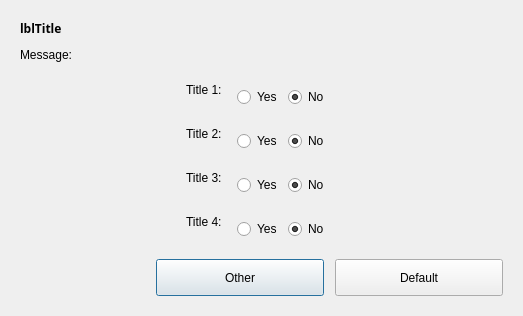
<?xml version="1.0" encoding="UTF-8"?>
<ui version="4.0">
 <class>Dialog</class>
 <widget class="QDialog" name="Dialog">
  <property name="geometry">
   <rect>
    <x>0</x>
    <y>0</y>
    <width>523</width>
    <height>316</height>
   </rect>
  </property>
  <property name="windowTitle">
   <string>Dialog</string>
  </property>
  <property name="autoFillBackground">
   <bool>false</bool>
  </property>
  <layout class="QVBoxLayout" name="verticalLayout_2">
   <item>
    <widget class="QFrame" name="frContainer">
     <property name="frameShape">
      <enum>QFrame::NoFrame</enum>
     </property>
     <property name="frameShadow">
      <enum>QFrame::Raised</enum>
     </property>
     <layout class="QVBoxLayout" name="verticalLayout">
      <property name="spacing">
       <number>6</number>
      </property>
      <item>
       <layout class="QHBoxLayout" name="DialogTitle">
        <property name="bottomMargin">
         <number>5</number>
        </property>
        <item>
         <widget class="QLabel" name="lblTitle">
          <property name="sizePolicy">
           <sizepolicy hsizetype="Preferred" vsizetype="Preferred">
            <horstretch>0</horstretch>
            <verstretch>0</verstretch>
           </sizepolicy>
          </property>
          <property name="maximumSize">
           <size>
            <width>16777215</width>
            <height>45</height>
           </size>
          </property>
          <property name="font">
           <font>
            <family>Century Gothic</family>
            <weight>75</weight>
            <bold>true</bold>
           </font>
          </property>
          <property name="text">
           <string>lblTitle</string>
          </property>
         </widget>
        </item>
       </layout>
      </item>
      <item>
       <widget class="QLabel" name="lblMessage">
        <property name="text">
         <string>Message:</string>
        </property>
        <property name="margin">
         <number>2</number>
        </property>
       </widget>
      </item>
      <item>
       <layout class="QHBoxLayout" name="horizontalLayout">
        <property name="topMargin">
         <number>10</number>
        </property>
        <item>
         <spacer name="ContentRightSpacer_2">
          <property name="orientation">
           <enum>Qt::Horizontal</enum>
          </property>
          <property name="sizeHint" stdset="0">
           <size>
            <width>40</width>
            <height>20</height>
           </size>
          </property>
         </spacer>
        </item>
        <item>
         <layout class="QFormLayout" name="formLayout">
          <property name="fieldGrowthPolicy">
           <enum>QFormLayout::AllNonFixedFieldsGrow</enum>
          </property>
          <property name="labelAlignment">
           <set>Qt::AlignRight|Qt::AlignTrailing|Qt::AlignVCenter</set>
          </property>
          <item row="0" column="0">
           <widget class="QLabel" name="lblTitle1">
            <property name="text">
             <string>Title 1:</string>
            </property>
           </widget>
          </item>
          <item row="1" column="0">
           <widget class="QLabel" name="lblTitle2">
            <property name="text">
             <string>Title 2:</string>
            </property>
           </widget>
          </item>
          <item row="2" column="0">
           <widget class="QLabel" name="lblTitle3">
            <property name="text">
             <string>Title 3:</string>
            </property>
           </widget>
          </item>
          <item row="3" column="0">
           <widget class="QLabel" name="lblTitle4">
            <property name="text">
             <string>Title 4:</string>
            </property>
           </widget>
          </item>
          <item row="0" column="1">
           <widget class="QFrame" name="frmOptions1">
            <layout class="QHBoxLayout" name="optionLayout1">
             <item>
              <widget class="QRadioButton" name="rbtnValue1Yes">
               <property name="text">
                <string>Yes</string>
               </property>
              </widget>
             </item>
             <item>
              <widget class="QRadioButton" name="rbtnValue1No">
               <property name="text">
                <string>No</string>
               </property>
               <property name="checked">
                <bool>true</bool>
               </property>
              </widget>
             </item>
            </layout>
           </widget>
          </item>
          <item row="2" column="1">
           <widget class="QFrame" name="frmOptions3">
            <layout class="QHBoxLayout" name="optionLayout3">
             <item>
              <widget class="QRadioButton" name="rbtnValue3Yes">
               <property name="text">
                <string>Yes</string>
               </property>
              </widget>
             </item>
             <item>
              <widget class="QRadioButton" name="rbtnValue3No">
               <property name="text">
                <string>No</string>
               </property>
               <property name="checked">
                <bool>true</bool>
               </property>
              </widget>
             </item>
            </layout>
           </widget>
          </item>
          <item row="3" column="1">
           <widget class="QFrame" name="frmOptions4">
            <layout class="QHBoxLayout" name="optionLayout4">
             <item>
              <widget class="QRadioButton" name="rbtnValue4Yes">
               <property name="text">
                <string>Yes</string>
               </property>
              </widget>
             </item>
             <item>
              <widget class="QRadioButton" name="rbtnValue4No">
               <property name="text">
                <string>No</string>
               </property>
               <property name="checked">
                <bool>true</bool>
               </property>
              </widget>
             </item>
            </layout>
           </widget>
          </item>
          <item row="1" column="1">
           <widget class="QFrame" name="frmOptions2">
            <layout class="QHBoxLayout" name="optionLayout2">
             <item>
              <widget class="QRadioButton" name="rbtnValue2Yes">
               <property name="text">
                <string>Yes</string>
               </property>
              </widget>
             </item>
             <item>
              <widget class="QRadioButton" name="rbtnValue2No">
               <property name="text">
                <string>No</string>
               </property>
               <property name="checked">
                <bool>true</bool>
               </property>
              </widget>
             </item>
            </layout>
           </widget>
          </item>
         </layout>
        </item>
        <item>
         <spacer name="ContentRightSpacer">
          <property name="orientation">
           <enum>Qt::Horizontal</enum>
          </property>
          <property name="sizeHint" stdset="0">
           <size>
            <width>40</width>
            <height>20</height>
           </size>
          </property>
         </spacer>
        </item>
       </layout>
      </item>
      <item>
       <spacer name="ContentBottomSpacer">
        <property name="orientation">
         <enum>Qt::Vertical</enum>
        </property>
        <property name="sizeHint" stdset="0">
         <size>
          <width>20</width>
          <height>43</height>
         </size>
        </property>
       </spacer>
      </item>
      <item>
       <layout class="QHBoxLayout" name="DialogButtons">
        <property name="topMargin">
         <number>5</number>
        </property>
        <item>
         <spacer name="ButtonAlignSpacer">
          <property name="orientation">
           <enum>Qt::Horizontal</enum>
          </property>
          <property name="sizeHint" stdset="0">
           <size>
            <width>40</width>
            <height>20</height>
           </size>
          </property>
         </spacer>
        </item>
        <item>
         <widget class="QPushButton" name="btnCancel">
          <property name="enabled">
           <bool>true</bool>
          </property>
          <property name="minimumSize">
           <size>
            <width>168</width>
            <height>37</height>
           </size>
          </property>
          <property name="maximumSize">
           <size>
            <width>168</width>
            <height>37</height>
           </size>
          </property>
          <property name="text">
           <string>Other</string>
          </property>
          <property name="default">
           <bool>false</bool>
          </property>
         </widget>
        </item>
        <item>
         <spacer name="ButtonsSpacer">
          <property name="orientation">
           <enum>Qt::Horizontal</enum>
          </property>
          <property name="sizeType">
           <enum>QSizePolicy::Fixed</enum>
          </property>
          <property name="sizeHint" stdset="0">
           <size>
            <width>5</width>
            <height>20</height>
           </size>
          </property>
         </spacer>
        </item>
        <item>
         <widget class="QPushButton" name="btnOK">
          <property name="enabled">
           <bool>true</bool>
          </property>
          <property name="minimumSize">
           <size>
            <width>168</width>
            <height>37</height>
           </size>
          </property>
          <property name="maximumSize">
           <size>
            <width>168</width>
            <height>37</height>
           </size>
          </property>
          <property name="text">
           <string>Default</string>
          </property>
          <property name="default">
           <bool>false</bool>
          </property>
         </widget>
        </item>
       </layout>
      </item>
     </layout>
    </widget>
   </item>
  </layout>
 </widget>
 <resources/>
 <connections/>
</ui>
